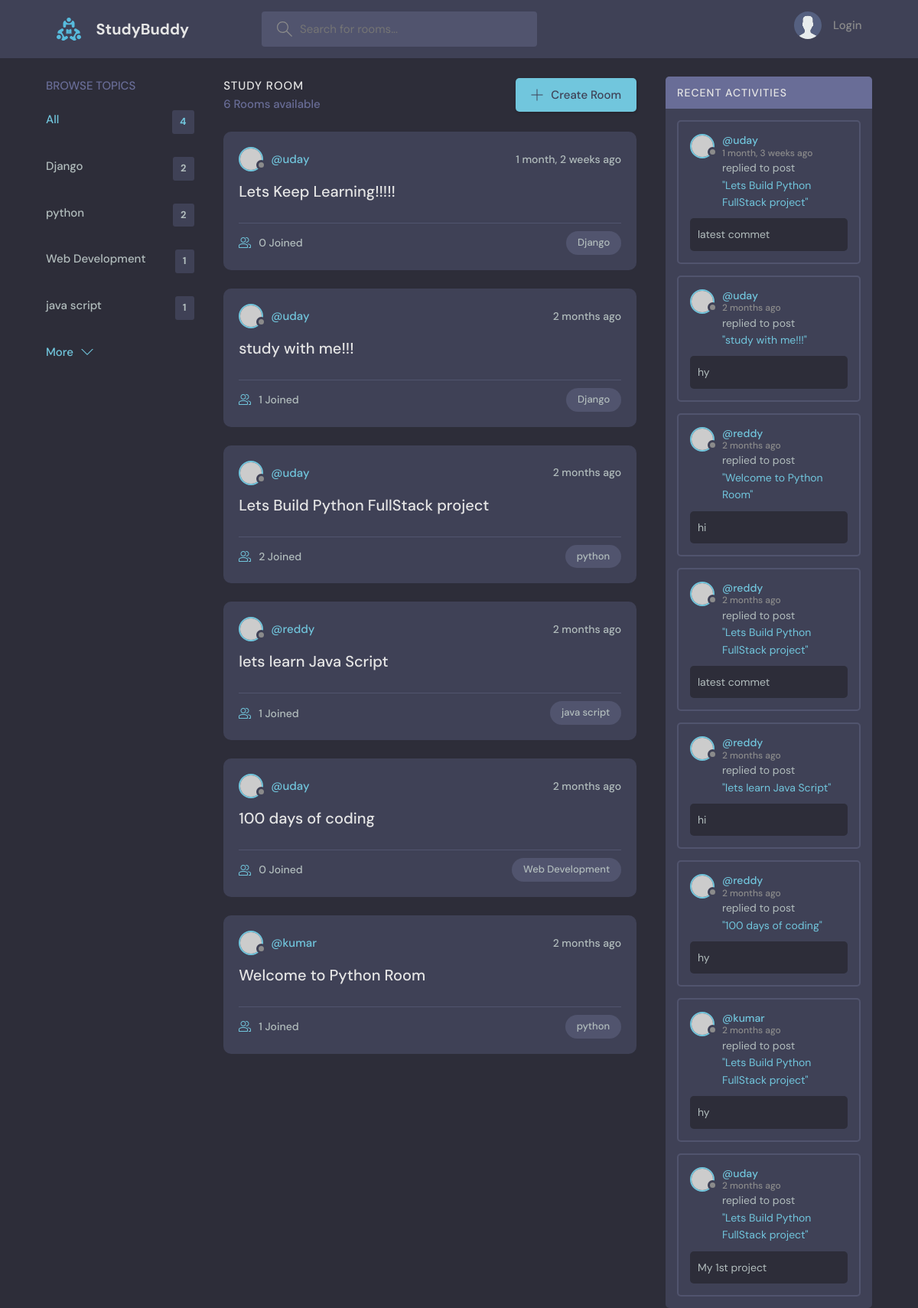
The page / on the database its author committed.
### base/models.py (models this page shows, shortened)
class Topic(models.Model):
    name = models.CharField(max_length=200)

class Room(models.Model):
    host = models.ForeignKey(User, on_delete=models.SET_NULL,null=True)
    topic = models.ForeignKey(Topic, on_delete=models.SET_NULL,null=True)
    name = models.CharField(max_length=200)
    description = models.TextField(null=True, blank=True)
    participants = models.ManyToManyField(User,related_name='participants',blank=True)
    updated = models.DateTimeField(auto_now=True)
    created = models.DateTimeField(auto_now_add=True)
    class Meta:
        ordering = ['-updated','-created']
    def __str__(self):
        return self.name

class Message(models.Model):
    user = models.ForeignKey(User, on_delete=models.CASCADE)
    room = models.ForeignKey(Room, on_delete=models.CASCADE)
    body = models.TextField()
    updated = models.DateTimeField(auto_now=True)
    created = models.DateTimeField(auto_now_add=True)
    class Meta:
        ordering = ['-updated','-created']
    def __str__(self):
        return self.body[:50]

### base/views.py (the view)
# urls.py: path('',views.home,name="home"),
def home(request):
    q = request.GET.get('q') if request.GET.get('q') != None else ''   #q = query
    rooms = Room.objects.filter(
                                Q(topic__name__icontains=q) |
                                Q(name__icontains=q) |
                                Q(description__icontains=q)
                            )
    topics = Topic.objects.all()
    room_count = rooms.count()
    room_messages = Message.objects.filter(Q(room__topic__name__icontains=q))
    context = {'rooms':rooms , 'topics':topics ,'room_count':room_count,
                    'room_messages':room_messages}
    return render(request,'base/home.html',context)

### base/templates/base/home.html (shortened to what this page needs)
{% extends "main.html" %}
{% block content %}
    <main class="layout layout--3">
      <div class="container">
        {% include "base/topics_component.html" %}
        <div class="roomList">
          <div class="roomList__header">
            <div>
              <h2>Study Room</h2>
              <p>{{room_count}} Rooms available</p>
            </div>
            <a class="btn btn--main" href="{% url 'create-room' %}">
              <svg version="1.1" xmlns="http://www.w3.org/2000/svg" width="32" height="32" viewBox="0 0 32 32">
                <title>add</title>
                <path
                  d="M16.943 0.943h-1.885v14.115h-14.115v1.885h14.115v14.115h1.885v-14.115h14.115v-1.885h-14.115v-14.115z"
                ></path>
              </svg>
              Create Room
            </a>
          </div>
          {% include 'base/feed_component.html' %}
        </div>
        {% include 'base/activity_component.html' %}
      </div>
    </main>
{% endblock content %}

### base/templates/base/topics_component.html
<div class="topics">
    <div class="topics__header">
      <h2>Browse Topics</h2>
    </div>
    <ul class="topics__list">
      <li>
        <a href="{% url 'home' %}" class="active">All <span>{{topics.count}}</span></a>
      </li>
      {% for topic in topics %}
      <li>
        <a href="{% url 'home' %}?q={{topic.name}} ">{{topic.name}} <span>{{topic.room_set.all.count}}</span></a>
      </li>
      {% endfor %}
    </ul>
    <a class="btn btn--link" href="topics.html">
      More
      <svg version="1.1" xmlns="http://www.w3.org/2000/svg" width="32" height="32" viewBox="0 0 32 32">
        <title>chevron-down</title>
        <path d="M16 21l-13-13h-3l16 16 16-16h-3l-13 13z"></path>
      </svg>
    </a>
  </div>

### base/templates/base/feed_component.html (shortened to what this page needs)
{% for room in rooms %}
<div class="roomListRoom">
    <div class="roomListRoom__header">
      <a href="{% url 'user-profile' room.host.id %}" class="roomListRoom__author">
        <div class="avatar avatar--small">
          <img src="https://randomuser.me/api/portraits/women/11.jpg" />
        </div>
        <span>@{{room.host.username}}</span>
      </a>
      <div class="roomListRoom__actions">
        <span>{{room.created|timesince}} ago</span>
      </div>
    </div>
    <div class="roomListRoom__content">
      <a href="{% url 'room' room.id %}">{{room.name}}</a>
    </div>
    <div class="roomListRoom__meta">
      <a href="{% url 'room' room.id %}" class="roomListRoom__joined">
        {{room.participants.all.count}} Joined
      </a>
      <p class="roomListRoom__topic">{{room.topic.name}}</p>
    </div>
  </div>
{% endfor %}

### base/templates/base/activity_component.html (shortened to what this page needs)
<div class="activities">
        <div class="activities__header">
          <h2>Recent Activities</h2>
        </div>
        {% for message in room_messages  %}
        <div class="activities__box">
          <div class="activities__boxHeader roomListRoom__header">
            <a href="{% url 'user-profile' message.user.id %}" class="roomListRoom__author">
              <div class="avatar avatar--small">
                <img src="https://randomuser.me/api/portraits/women/11.jpg" />
              </div>
              <p>
                @{{message.user}}
                <span>{{message.created|timesince}} ago</span>
              </p>
            </a>
          </div>
          <div class="activities__boxContent">
            <p>replied to post <a href="{% url 'room' message.room.id %}">"{{message.room}}"</a></p>
            <div class="activities__boxRoomContent">
                <p>{{message.body}}</p>
            </div>
          </div>
        </div>
        {% endfor %}
</div>

### rows shown on the page
Topic: name "Django", room_set.all.count "2"
Topic: name "python", room_set.all.count "2"
Topic: name "Web Development", room_set.all.count "1"
Topic: name "java script", room_set.all.count "1"
Room: host.username "uday", created "1 month, 2 weeks", name "Lets Keep Learning!!!!!", participants.all.count "0", topic.name "Django"
Room: host.username "uday", created "2 months", name "study with me!!!", participants.all.count "1", topic.name "Django"
Room: host.username "uday", created "2 months", name "Lets Build Python FullStack project", participants.all.count "2", topic.name "python"
Room: host.username "reddy", created "2 months", name "lets learn Java Script", participants.all.count "1", topic.name "java script"
Room: host.username "uday", created "2 months", name "100 days of coding", participants.all.count "0", topic.name "Web Development"
Room: host.username "kumar", created "2 months", name "Welcome to Python Room", participants.all.count "1", topic.name "python"
Message: user "uday", created "1 month, 3 weeks", room "Lets Build Python FullStack project", body "latest commet"
Message: user "uday", created "2 months", room "study with me!!!", body "hy"
Message: user "reddy", created "2 months", room "Welcome to Python Room", body "hi"
Message: user "reddy", created "2 months", room "Lets Build Python FullStack project", body "latest commet"
Message: user "reddy", created "2 months", room "lets learn Java Script", body "hi"
Message: user "reddy", created "2 months", room "100 days of coding", body "hy"
Message: user "kumar", created "2 months", room "Lets Build Python FullStack project", body "hy"
Message: user "uday", created "2 months", room "Lets Build Python FullStack project", body "My 1st project"

### other values the page prints
{{ topics.count }} "4"
{{ room_count }} "6"
